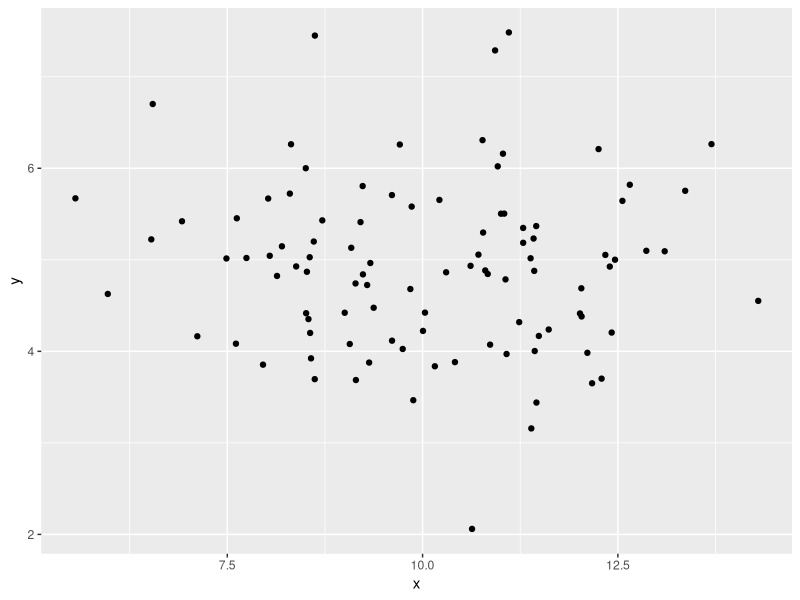

R code for this plot:
library(ggplot2)

# データセットの作成
df <- data.frame(
  x = rnorm(100, 10, 2),
  y = rnorm(100, 5, 1)
)

# 散布図の作成
ggplot(data = df, aes(x = x, y = y)) + 
  geom_point()